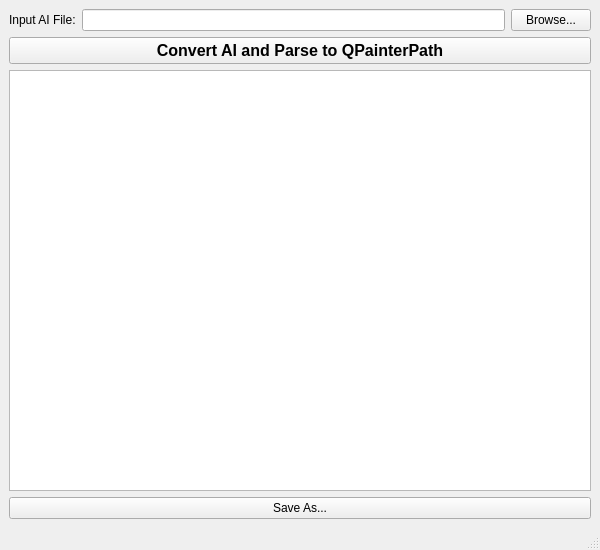
<?xml version="1.0" encoding="UTF-8"?>
<ui version="4.0">
 <class>MainWindow</class>
 <widget class="QMainWindow" name="MainWindow">
  <property name="geometry">
   <rect>
    <x>0</x>
    <y>0</y>
    <width>600</width>
    <height>550</height>
   </rect>
  </property>
  <property name="windowTitle">
   <string>AI to QPainterPath Converter</string>
  </property>
  <widget class="QWidget" name="centralwidget">
   <layout class="QVBoxLayout" name="verticalLayout">
    <item>
     <layout class="QHBoxLayout" name="horizontalLayout">
      <item>
       <widget class="QLabel" name="label">
        <property name="text">
         <string>Input AI File:</string>
        </property>
       </widget>
      </item>
      <item>
       <widget class="QLineEdit" name="inputLineEdit"/>
      </item>
      <item>
       <widget class="QPushButton" name="selectAiButton">
        <property name="text">
         <string>Browse...</string>
        </property>
       </widget>
      </item>
     </layout>
    </item>
    <item>
     <widget class="QPushButton" name="convertAndParseButton">
      <property name="font">
       <font>
        <pointsize>12</pointsize>
        <weight>75</weight>
        <bold>true</bold>
       </font>
      </property>
      <property name="text">
       <string>Convert AI and Parse to QPainterPath</string>
      </property>
     </widget>
    </item>
    <item>
     <widget class="QGraphicsView" name="graphicsView"/>
    </item>
    <item>
     <widget class="QPushButton" name="saveAsButton">
      <property name="text">
       <string>Save As...</string>
      </property>
     </widget>
    </item>
   </layout>
  </widget>
  <widget class="QStatusBar" name="statusbar"/>
 </widget>
 <resources/>
 <connections/>
</ui>
